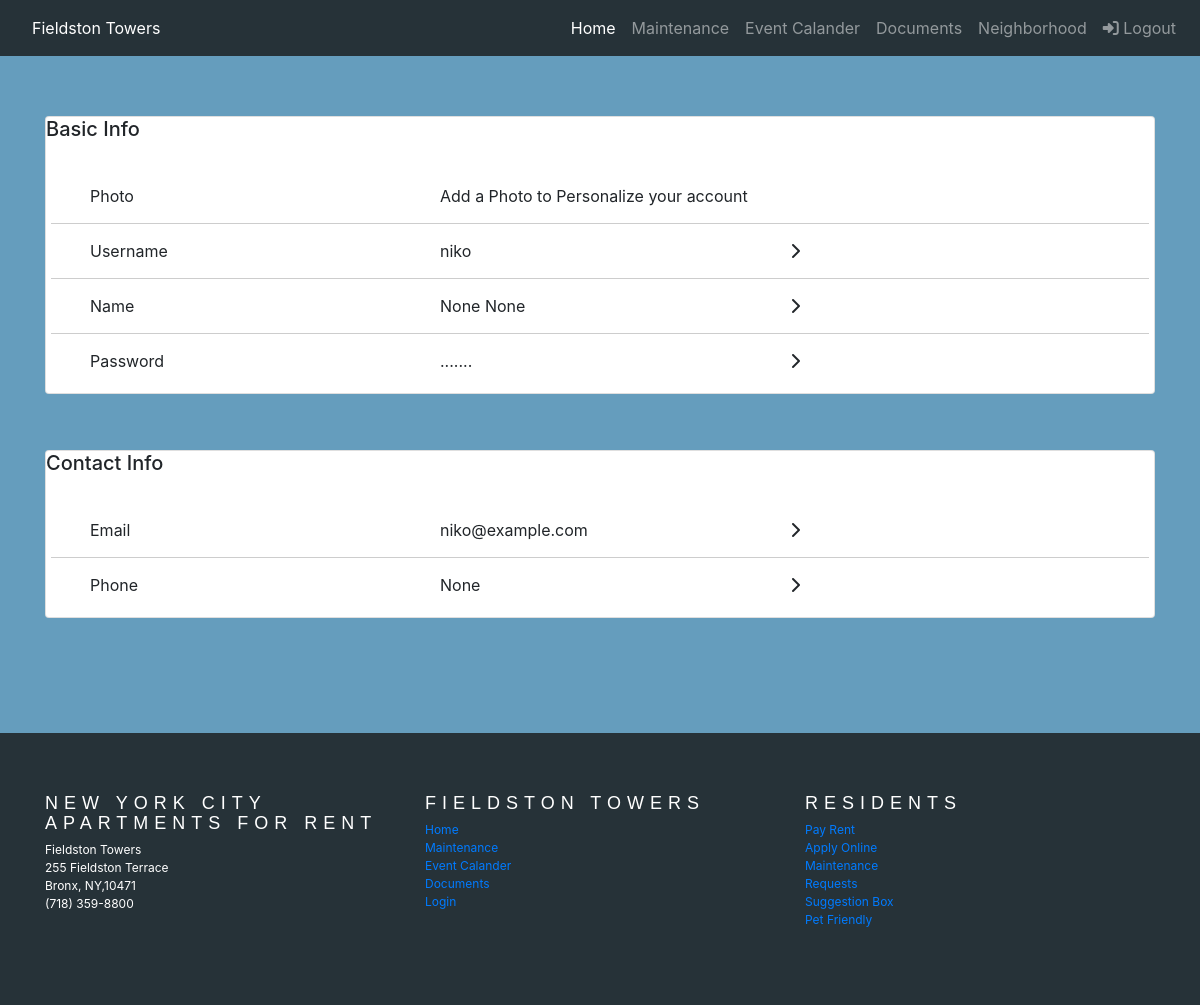
The page /edit_profile (signed in) on the database as committed earlier.
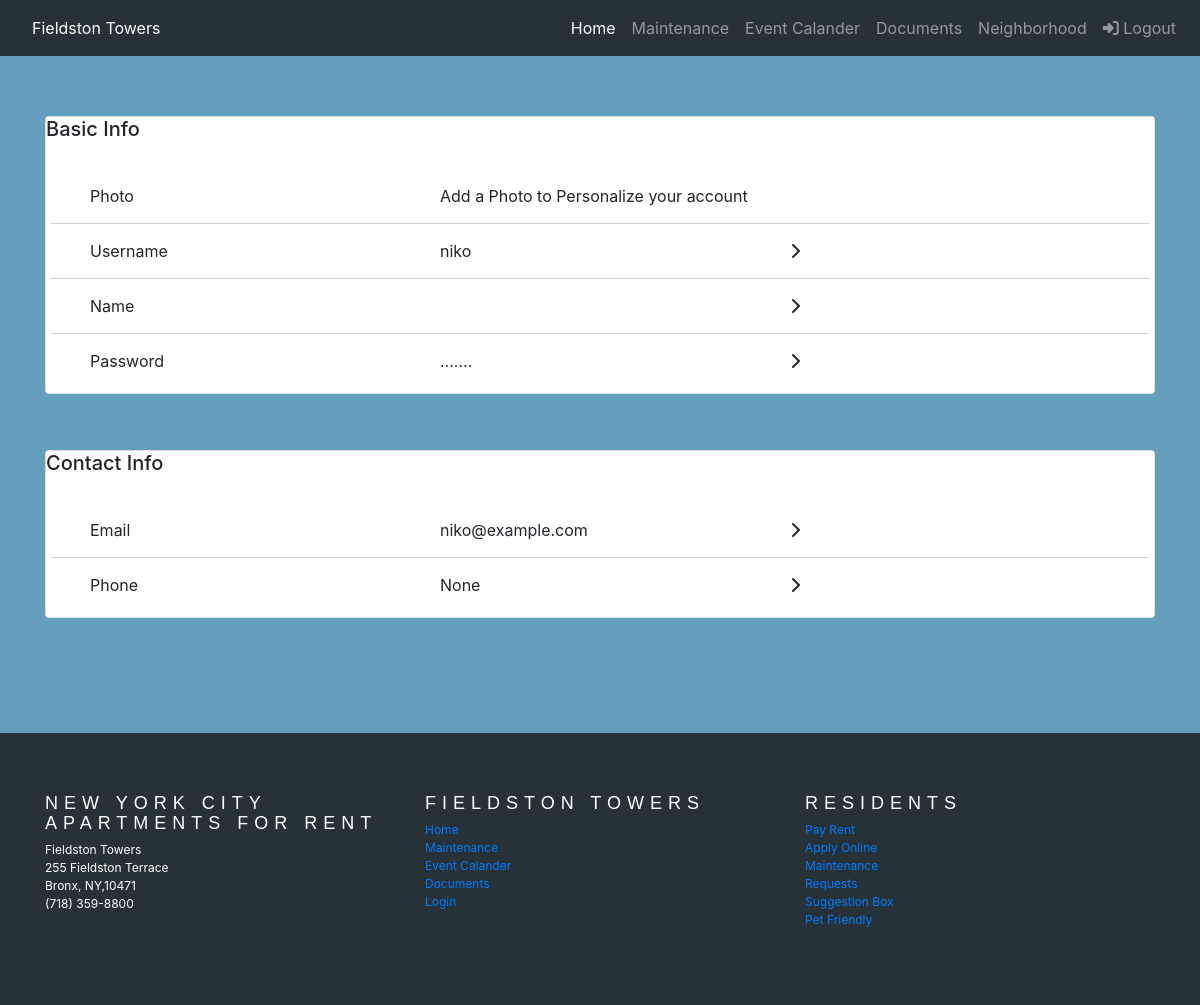
The same page on the database as committed later.
### app/models.py (models this page shows, shortened)
class User(UserMixin, db.Model):
    id = db.Column(db.Integer, primary_key=True)
    username = db.Column(db.String(64), index=True, unique=True)
    firstName = db.Column(db.String(60))
    lastName = db.Column(db.String(60))
    phoneNumber = db.Column(db.String(11))
    email = db.Column(db.String(120), index=True, unique=True)
    password_hash = db.Column(db.String(128))
    admin = db.Column(db.Boolean, default=False)

### app/routes.py (the view)
@app.route('/edit_profile', methods = ['GET', 'POST'])
@login_required
def edit_profile():
    UsernameForm = EditUsernameForm()
    NameForm = EditNameForm()
    PasswordForm = ChangePasswordForm()
    if UsernameForm.validate_on_submit():
        current_user.username = UsernameForm.username.data
        db.session.commit()
        flash('Your changes have been saved.')
        return redirect(url_for('edit_profile'))
    elif NameForm.validate_on_submit():
        current_user.firstName = NameForm.firstName.data
        current_user.lastName = NameForm.lastName.data
        db.session.commit()
        return redirect(url_for('edit_profile'))
    elif PasswordForm.validate_on_submit():
        if current_user.check_password(PasswordForm.currentPassword.data):
            current_user.set_password(PasswordForm.password)
            db.session.commit()
    elif request.method == 'GET':
        UsernameForm.username.data = current_user.username
        NameForm.firstName.data = current_user.firstName
        NameForm.lastName.data = current_user.lastName
    return render_template('edit_profile.html', PasswordForm=PasswordForm, UsernameForm=UsernameForm, NameForm=NameForm, user=current_user)

### app/models.py (called while the page is built)
@login.user_loader
def load_user(id):
    return User.query.get(int(id))

### app/templates/edit_profile.html (shortened to what this page needs)
{% extends "base.html" %}
{% block custom_styles %}
<link href="{{ url_for('static', filename='css/edit_profile.css') }}" rel="stylesheet">
{% endblock %}
{% block content %}
<main class="container-fluid topSpace background-blue">
    <div class="container">
        <div class="card .settingCard">
            <h5>Basic Info</h5>
            <div class="card-body">
                <div class="row setting">
                    <div class="col-4">
                        Photo
                    </div>
                    <div class="col-4">
                        Add a Photo to Personalize your account
                    </div>
                    <div class="col-4">
                    </div>
                </div>
                <div class="row setting" id="Username">
                    <div class="col-4">
                        Username
                    </div>
                    <div class="col-4">
                        {{user.username }}
                    </div>
                    <div class="col-4">
                        <i class="fas fa-chevron-right"></i>
                    </div>
                </div>
                <div class="row setting" id="name">
                    <div class="col-4">
                        Name
                    </div>
                    <div class="col-4">
                        {{user.firstName }} {{user.lastName}}
                    </div>
                    <div class="col-4">
                        <i class="fas fa-chevron-right"></i>
                    </div>
                </div>
                <div class="row lastSetting" id="password">
                    <div class="col-4">
                        Password
                    </div>
                    <div class="col-4">
                        .......
                    </div>
                    <div class="col-4">
                        <i class="fas fa-chevron-right"></i>
                    </div>
                </div>
            </div>
        </div>
        <div class="topSpace">
            <div class="card .settingCard">
                <h5>Contact Info</h5>
                <div class="card-body">
                    <div class="row setting">
                        <div class="col-4">
                            Email
                        </div>
                        <div class="col-4">
                            {{user.email}}
                        </div>
                        <div class="col-4">
                            <i class="fas fa-chevron-right"></i>
                        </div>
                    </div>
                    <div class="row lastSetting">
                        <div class="col-4">
                            Phone
                        </div>
                        <div class="col-4">
                            {{user.phoneNumber}}
                        </div>
                        <div class="col-4">
                            <i class="fas fa-chevron-right"></i>
                        </div>
                    </div>
                </div>
            </div>
        </div>
    </div>
</main>
{% endblock %}

### app/templates/base.html (shortened to what this page needs)
<!DOCTYPE html>
<html lang="en">
<head>
    {% block head %}
    <link rel="stylesheet" href="https://stackpath.bootstrapcdn.com/bootstrap/4.3.1/css/bootstrap.min.css"
>
    <link rel="stylesheet" href="{{ url_for('static', filename='css/base.css') }}">
    {% block custom_styles %}{% endblock %}
    {% endblock %}
</head>
<body>
{% block navbar %}
<nav class="navbar navbar-dark navbar-expand-sm">
    {% if current_user.is_authenticated %}
    <a class="nav-link" href="{{ url_for('home') }}">Fieldston Towers</a>
    {% else %}
    <a class="nav-link" href="{{ url_for('index') }}">Fieldston Towers</a>
    {% endif %}
    <div class="collapse navbar-collapse justify-content-end" id="navbarNav">
        <ul class="nav navbar-nav">
            <li class="nav-item active">
                {% if current_user.is_authenticated %}
                <a class="nav-link" href="{{ url_for('home') }}">Home</a>
                {% else %}
                <a class="nav-link" href="{{ url_for('index') }}">Home</a>
                {% endif %}
            </li>
            <li class="nav-item">
                {% if current_user.is_authenticated %}
                <a class="nav-link" href="{{ url_for('maintenance') }}">Maintenance</a>
                {% else %}
                <a class="nav-link"
                   href="https://www.apartments.com/fieldston-terrace-bronx-ny/mknebwh/">Availability</a>
                {% endif %}
            </li>
            <li class="nav-item">
                {% if current_user.is_authenticated %}
                <a class="nav-link" href="{{ url_for('events') }}">Event Calander</a>
                {% else %}
                <a class="nav-link" href="{{ url_for('amenities') }}">Amenities</a>
                {% endif %}
            </li>
            <li class="nav-item">
                <a class="nav-link" href="{{ url_for('documents') }}">Documents</a>
            </li>
            <li class="nav-item dropdown">
                <a class="nav-link" href="{{ url_for ('neighborhood') }}">Neighborhood</a>
            </li>
            <li class="nav-item">
                {% if current_user.is_anonymous %}
                <a class="nav-link" href="{{ url_for('login') }}"><span class="fas fa-sign-in-alt"></span> Login</a>
                {% else %}
                <a class="nav-link" href="{{ url_for('logout') }}"><span class="fas fa-sign-in-alt"></span>
                    Logout</a>
                {% endif %}
            </li>
        </ul>
    </div>
</nav>
{% endblock %}
{% block content %}
{% endblock %}
{% block footer %}
<footer id="footer" class="container-fluid topSpace">
    <div class="container">
        <div class="row">
            <div class="col l6 s12">
                <h4 class="footerTitles">New York City Apartments for Rent</h4>
                <p id="footerText">
                    Fieldston Towers<br/>
                    255 Fieldston Terrace<br/>
                    Bronx, NY,10471<br/>
                    (718) 359-8800<br/>
                </p>
            </div>
            <div class="col l4 s12">
                <h4 class="footerTitles">Fieldston Towers</h4>
                <ul class="footerList">
                    {% if current_user.is_authenticated %}
                    <li><a href="{{ url_for('home') }}">Home</a></li>
                    {% else %}
                    <li><a href="{{ url_for('index') }}">Home</a></li>
                    {% endif %}
                    {% if current_user.is_authenticated %}
                    <li><a href="{{ url_for('maintenance') }}">Maintenance</a></li>
                    {% else %}
                    <li><a
                            href="https://www.apartments.com/fieldston-terrace-bronx-ny/mknebwh/">Availability</a></li>
                    {% endif %}
                    {% if current_user.is_authenticated %}
                    <li><a href="{{ url_for('events') }}">Event Calander</a></li>
                    {% else %}
                    <li><a href="{{ url_for('amenities') }}">Amenities</a></li>
                    {% endif %}
                    <li><a href="{{ url_for('documents') }}">Documents</a></li>
                    <li><a href="{{ url_for('login') }}">Login</a></li>
                </ul>
            </div>
            <div class="col l2 s12">
                <h4 class="footerTitles">Residents</h4>
                <ul class="footerList">
                    <li><a href="#">Pay Rent</a></li>
                    <li><a href="#">Apply Online</a></li>
                    <li><a href="#">Maintenance</a></li>
                    <li><a href="#">Requests</a></li>
                    <li><a href="#">Suggestion Box</a></li>
                    <li><a href="#">Pet Friendly</a></li>
                </ul>
            </div>
        </div>
    </div>
</footer>
{% endblock %}
</body>
</html>

### app/static/css/base.css (style rules this page uses)
nav { background-color: #263238; }
.nav-link { color: white; }
#footer { background-color: #263238; }
.footerTitles { font-family: Raleway, sans-serif; letter-spacing: 6px; font-weight: 400; text-transform: uppercase; font-size: 18px; line-height: 20px; color:white; magrin:1.14rem 0 0.912rem 0; }
.footerList { padding-left: 0; list-style-type: none; font-size: 12px; }
#footerText { font-size: 12px; color: white; }
.topSpace { padding:5% 0; }
.background-blue { background-color: #659dbd; background-repeat: no-repeat; background-size: auto; }

### app/static/css/edit_profile.css (style rules this page uses)
.setting { padding: 15px 24px; border-bottom: 1px solid #CDCDCD; }
.row.lastSetting { padding-top:15px; padding-left: 24px; padding-right: 24px; }

Rows that differ between the two databases and show on the page:
changed User "niko": firstName "None" → (not shown); lastName "None" → (not shown)
